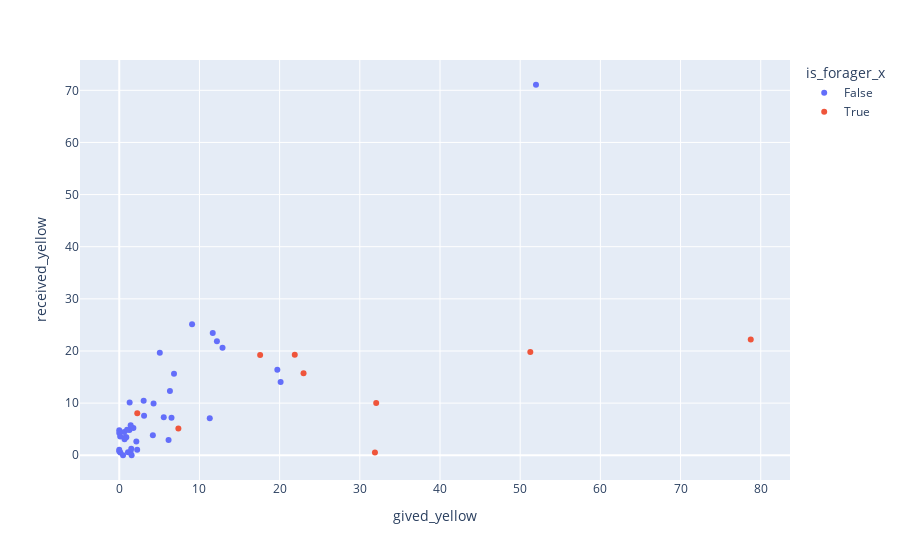
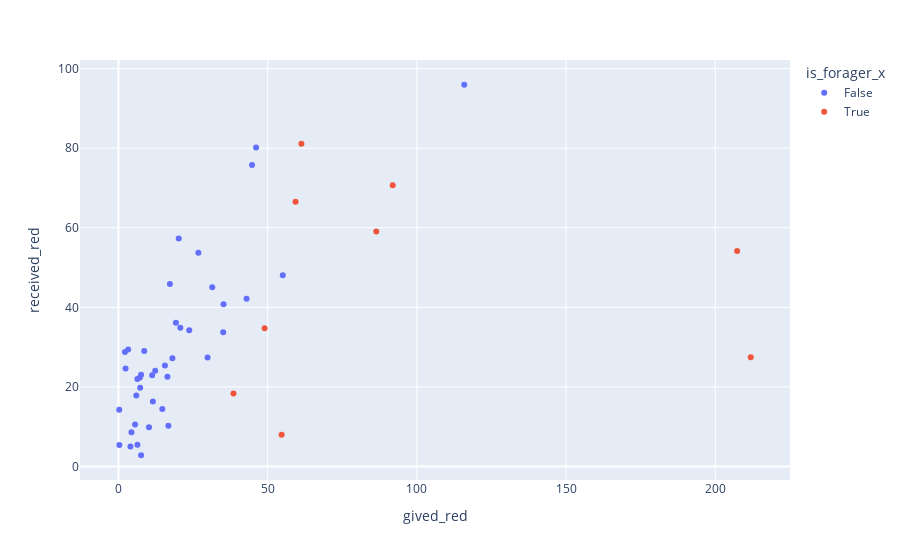

Here is the notebook cell these charts were saved with, in order:
### Code cell
fig= px.scatter(df, x='gived_yellow', color='is_forager_x', y='received_yellow', hover_data=['ant'])
fig.show()

# fig,ax=plt.subplots(1,1)
# g=sns.scatterplot(data=df,x='gived_yellow', y='received_yellow',  hue='is_forager_x',legend=True, ax=ax)
# g.legend_.set_title(None)
# for t, l in zip(g.legend_.texts, ['Non-forager','Forager']):
#     t.set_text(l)
# g.set_xlabel('Total given yellow [ul]')
# g.set_ylabel('Total received yellow [ul]')
# g.set_aspect('equal')
#g.set(xlim=(0,max_value+10), ylim=(0,max_value+10))
#g.set_title(f'Experiment {exp_num}')
fig2= px.scatter(df, x='gived_red', color='is_forager_x', y='received_red', hover_data=['ant'])
fig2.show()

### Figure 1 — Plotly figure (JSON) as saved in the notebook; plotly's stock layout.template omitted (floating-point values rounded to 4 significant figures)
{"data": [{"customdata": [[-5], [1], [5], [30], [33], [37], [38], [42], [43], [44], [46], [47], [56], [64], [170], [208], [209], [225], [389], [525], [627], [678], [700], [740], [910], [941], [1004], [1055], [1063], [1068], [1079], [1117], [1230], [1292], [1321], [1329], [1354], [1355], [1384], [1408]], "hovertemplate": "is_forager_x=False<br>gived_yellow=%{x}<br>received_yellow=%{y}<br>ant=%{customdata[0]}<extra></extra>", "legendgroup": "False", "marker": {"color": "#636efa", "symbol": "circle"}, "mode": "markers", "name": "False", "orientation": "v", "showlegend": true, "type": "scatter", "x": [6.516, 2.131, 0.1185, 1.412, 4.28, 1.298, 11.29, 0, 12.18, 1.09, 0.1305, 51.97, 0.6604, 0, 12.88, 0.4749, 20.12, 19.72, 3.044, 1.543, 2.236, 1.27, 0.7986, 5.549, 0.624, 3.095, 6.828, 4.19, 1.765, 6.321, 5.057, 6.151, 1.426, 11.66, 1.501, 0.8775, 0.975, 9.082, 0, 0], "xaxis": "x", "y": [7.17, 2.618, 3.59, 0.6639, 9.943, 10.1, 7.09, 0.7478, 21.87, 0.5894, 0.5357, 71.07, 3.081, 1.035, 20.62, 0, 14.06, 16.38, 10.44, 0, 1.051, 4.849, 3.451, 7.265, 4.452, 7.556, 15.66, 3.829, 5.219, 12.33, 19.66, 2.91, 5.767, 23.44, 1.249, 3.439, 4.876, 25.14, 4.778, 4.285], "yaxis": "y"}, {"customdata": [[61], [150], [236], [386], [424], [673], [1124], [1235], [1299]], "hovertemplate": "is_forager_x=True<br>gived_yellow=%{x}<br>received_yellow=%{y}<br>ant=%{customdata[0]}<extra></extra>", "legendgroup": "True", "marker": {"color": "#EF553B", "symbol": "circle"}, "mode": "markers", "name": "True", "orientation": "v", "showlegend": true, "type": "scatter", "x": [78.75, 22.98, 7.373, 31.89, 17.57, 2.249, 32.04, 51.26, 21.89], "xaxis": "x", "y": [22.22, 15.74, 5.11, 0.5238, 19.21, 8.037, 10.01, 19.79, 19.3], "yaxis": "y"}], "layout": {"legend": {"title": {"text": "is_forager_x"}, "tracegroupgap": 0}, "margin": {"t": 60}, "xaxis": {"anchor": "y", "domain": [0, 1], "title": {"text": "gived_yellow"}}, "yaxis": {"anchor": "x", "domain": [0, 1], "title": {"text": "received_yellow"}}}}

### Figure 2 — Plotly figure (JSON) as saved in the notebook; plotly's stock layout.template omitted (floating-point values rounded to 4 significant figures)
{"data": [{"customdata": [[-5], [1], [5], [30], [33], [37], [38], [42], [43], [44], [46], [47], [56], [64], [170], [208], [209], [225], [389], [525], [627], [678], [700], [740], [910], [941], [1004], [1055], [1063], [1068], [1079], [1117], [1230], [1292], [1321], [1329], [1354], [1355], [1384], [1408]], "hovertemplate": "is_forager_x=False<br>gived_red=%{x}<br>received_red=%{y}<br>ant=%{customdata[0]}<extra></extra>", "legendgroup": "False", "marker": {"color": "#636efa", "symbol": "circle"}, "mode": "markers", "name": "False", "orientation": "v", "showlegend": true, "type": "scatter", "x": [7.27, 35.1, 23.71, 8.639, 3.252, 7.555, 19.25, 0.3028, 20.72, 16.72, 6.337, 115.9, 35.21, 4.344, 42.93, 5.972, 55.07, 14.69, 17.24, 4.005, 7.581, 11.52, 15.57, 29.85, 7.159, 11.28, 12.3, 10.22, 2.374, 44.76, 18.06, 20.2, 31.43, 46.11, 5.56, 6.334, 16.4, 26.77, 0.2512, 2.158], "xaxis": "x", "y": [19.8, 33.73, 34.26, 29.03, 29.37, 23.09, 36.13, 5.407, 34.84, 10.23, 5.447, 95.95, 40.78, 8.621, 42.15, 17.84, 48.09, 14.43, 45.86, 5.019, 2.819, 16.34, 25.37, 27.41, 22.39, 22.93, 24.06, 9.847, 24.65, 75.8, 27.21, 57.33, 45.06, 80.2, 10.56, 22.02, 22.57, 53.7, 14.23, 28.8], "yaxis": "y"}, {"customdata": [[61], [150], [236], [386], [424], [673], [1124], [1235], [1299]], "hovertemplate": "is_forager_x=True<br>gived_red=%{x}<br>received_red=%{y}<br>ant=%{customdata[0]}<extra></extra>", "legendgroup": "True", "marker": {"color": "#EF553B", "symbol": "circle"}, "mode": "markers", "name": "True", "orientation": "v", "showlegend": true, "type": "scatter", "x": [91.9, 38.54, 59.34, 54.68, 86.4, 61.31, 207.3, 211.9, 48.98], "xaxis": "x", "y": [70.71, 18.32, 66.57, 7.97, 59.05, 81.12, 54.17, 27.45, 34.75], "yaxis": "y"}], "layout": {"legend": {"title": {"text": "is_forager_x"}, "tracegroupgap": 0}, "margin": {"t": 60}, "xaxis": {"anchor": "y", "domain": [0, 1], "title": {"text": "gived_red"}}, "yaxis": {"anchor": "x", "domain": [0, 1], "title": {"text": "received_red"}}}}
